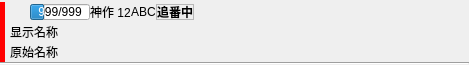
<?xml version="1.0" encoding="UTF-8"?>
<ui version="4.0">
 <class>AnimeIpWidgetItem</class>
 <widget class="QWidget" name="AnimeIpWidgetItem">
  <property name="geometry">
   <rect>
    <x>0</x>
    <y>0</y>
    <width>469</width>
    <height>65</height>
   </rect>
  </property>
  <property name="windowTitle">
   <string notr="true">Form</string>
  </property>
  <layout class="QVBoxLayout" name="verticalLayout_2">
   <property name="spacing">
    <number>0</number>
   </property>
   <property name="leftMargin">
    <number>0</number>
   </property>
   <property name="topMargin">
    <number>2</number>
   </property>
   <property name="rightMargin">
    <number>0</number>
   </property>
   <property name="bottomMargin">
    <number>0</number>
   </property>
   <item>
    <widget class="QWidget" name="widget" native="true">
     <property name="styleSheet">
      <string notr="true">#widget
{
  border-left: 5px solid #ff0000;
}</string>
     </property>
     <layout class="QVBoxLayout" name="verticalLayout">
      <property name="spacing">
       <number>0</number>
      </property>
      <property name="leftMargin">
       <number>0</number>
      </property>
      <property name="topMargin">
       <number>0</number>
      </property>
      <property name="rightMargin">
       <number>0</number>
      </property>
      <property name="bottomMargin">
       <number>0</number>
      </property>
      <item>
       <layout class="QHBoxLayout" name="hLayout_Top">
        <property name="leftMargin">
         <number>10</number>
        </property>
        <item>
         <widget class="QPushButton" name="pushButton_Collect">
          <property name="enabled">
           <bool>false</bool>
          </property>
          <property name="maximumSize">
           <size>
            <width>20</width>
            <height>20</height>
           </size>
          </property>
          <property name="focusPolicy">
           <enum>Qt::NoFocus</enum>
          </property>
          <property name="styleSheet">
           <string notr="true">#pushButton_Collect
{
  border: 0px;
}</string>
          </property>
          <property name="text">
           <string/>
          </property>
          <property name="icon">
           <iconset resource="../../Resource.qrc">
            <normaloff>:/File/img/star_uncheck_enable.png</normaloff>
            <normalon>:/File/img/star_check_enable.png</normalon>
            <disabledoff>:/File/img/star_uncheck_enable.png</disabledoff>
            <disabledon>:/File/img/star_check_enable.png</disabledon>:/File/img/star_uncheck_enable.png</iconset>
          </property>
          <property name="iconSize">
           <size>
            <width>20</width>
            <height>20</height>
           </size>
          </property>
          <property name="checkable">
           <bool>true</bool>
          </property>
          <property name="flat">
           <bool>true</bool>
          </property>
         </widget>
        </item>
        <item>
         <widget class="QProgressBar" name="progressBar_Radio">
          <property name="maximumSize">
           <size>
            <width>60</width>
            <height>16</height>
           </size>
          </property>
          <property name="value">
           <number>24</number>
          </property>
          <property name="alignment">
           <set>Qt::AlignCenter</set>
          </property>
          <property name="textVisible">
           <bool>true</bool>
          </property>
          <property name="invertedAppearance">
           <bool>false</bool>
          </property>
          <property name="textDirection">
           <enum>QProgressBar::TopToBottom</enum>
          </property>
          <property name="format">
           <string notr="true">999/999</string>
          </property>
         </widget>
        </item>
        <item>
         <widget class="QLabel" name="label_Point">
          <property name="sizePolicy">
           <sizepolicy hsizetype="Minimum" vsizetype="Preferred">
            <horstretch>0</horstretch>
            <verstretch>0</verstretch>
           </sizepolicy>
          </property>
          <property name="maximumSize">
           <size>
            <width>16777215</width>
            <height>16</height>
           </size>
          </property>
          <property name="text">
           <string notr="true">神作 12</string>
          </property>
         </widget>
        </item>
        <item>
         <widget class="QLabel" name="label_Tag1">
          <property name="maximumSize">
           <size>
            <width>16777215</width>
            <height>16</height>
           </size>
          </property>
          <property name="text">
           <string notr="true">A</string>
          </property>
         </widget>
        </item>
        <item>
         <widget class="QLabel" name="label_Tag2">
          <property name="maximumSize">
           <size>
            <width>16777215</width>
            <height>16</height>
           </size>
          </property>
          <property name="text">
           <string notr="true">B</string>
          </property>
         </widget>
        </item>
        <item>
         <widget class="QLabel" name="label_Tag3">
          <property name="maximumSize">
           <size>
            <width>16777215</width>
            <height>16</height>
           </size>
          </property>
          <property name="text">
           <string notr="true">C</string>
          </property>
         </widget>
        </item>
        <item>
         <widget class="QLabel" name="label_Zhuifan">
          <property name="maximumSize">
           <size>
            <width>16777215</width>
            <height>16</height>
           </size>
          </property>
          <property name="font">
           <font>
            <weight>75</weight>
            <bold>true</bold>
           </font>
          </property>
          <property name="frameShape">
           <enum>QFrame::StyledPanel</enum>
          </property>
          <property name="frameShadow">
           <enum>QFrame::Sunken</enum>
          </property>
          <property name="text">
           <string notr="true">追番中</string>
          </property>
          <property name="alignment">
           <set>Qt::AlignCenter</set>
          </property>
         </widget>
        </item>
        <item>
         <spacer name="hSpacer_Top">
          <property name="orientation">
           <enum>Qt::Horizontal</enum>
          </property>
          <property name="sizeHint" stdset="0">
           <size>
            <width>40</width>
            <height>20</height>
           </size>
          </property>
         </spacer>
        </item>
       </layout>
      </item>
      <item>
       <layout class="QHBoxLayout" name="hLayout_Name" stretch="1">
        <property name="leftMargin">
         <number>10</number>
        </property>
        <item>
         <widget class="QLabel" name="label_Name">
          <property name="font">
           <font>
            <family>微软雅黑</family>
            <pointsize>9</pointsize>
           </font>
          </property>
          <property name="text">
           <string notr="true">显示名称</string>
          </property>
          <property name="alignment">
           <set>Qt::AlignLeading|Qt::AlignLeft|Qt::AlignVCenter</set>
          </property>
         </widget>
        </item>
       </layout>
      </item>
      <item>
       <layout class="QHBoxLayout" name="hLayout_NameOrigin">
        <property name="leftMargin">
         <number>10</number>
        </property>
        <item>
         <widget class="QLabel" name="label_NameOrigin">
          <property name="font">
           <font>
            <family>微软雅黑</family>
            <pointsize>9</pointsize>
           </font>
          </property>
          <property name="text">
           <string notr="true">原始名称</string>
          </property>
          <property name="alignment">
           <set>Qt::AlignLeading|Qt::AlignLeft|Qt::AlignVCenter</set>
          </property>
         </widget>
        </item>
       </layout>
      </item>
     </layout>
    </widget>
   </item>
   <item>
    <widget class="Line" name="line">
     <property name="orientation">
      <enum>Qt::Horizontal</enum>
     </property>
    </widget>
   </item>
  </layout>
 </widget>
 <resources>
  <include location="../../Resource.qrc"/>
 </resources>
 <connections/>
</ui>
